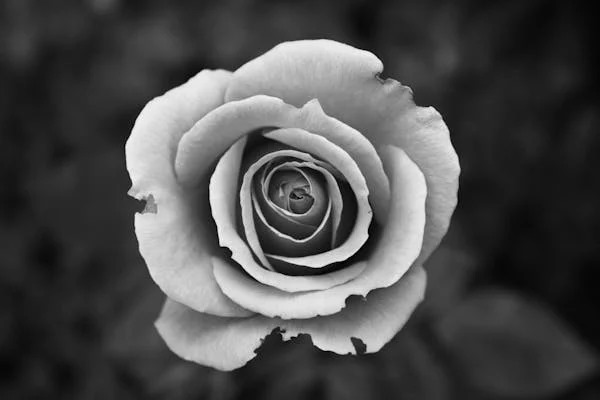
#> input picture DIPLAB/FT1.jpg, 600 x 400 px, found by its file name
$ python DIP7.py   (older library calls are emulated)
#> lines starting #> are read from the running program, lines starting #| are printed output that depends on the picture; after the words box and inside, x2 and y2 are one past the last pixel; in counts of white or black regions, pixels touching at a corner belong together
import cv2
import numpy as np
import matplotlib.pyplot as plt

def edge_detection(image_path):
    # Load image in grayscale
#> called with image_path = 'D:\\DIPLAB\\FT1.jpg'
    img = cv2.imread(r"D:\DIPLAB\FT1.jpg", cv2.IMREAD_GRAYSCALE)
#> img is the input picture: shape (400, 600); min 0, max 253, mean 76.7

    # Apply Sobel operator
    sobel_x = cv2.Sobel(img, cv2.CV_64F, 1, 0, ksize=3)
    sobel_y = cv2.Sobel(img, cv2.CV_64F, 0, 1, ksize=3)
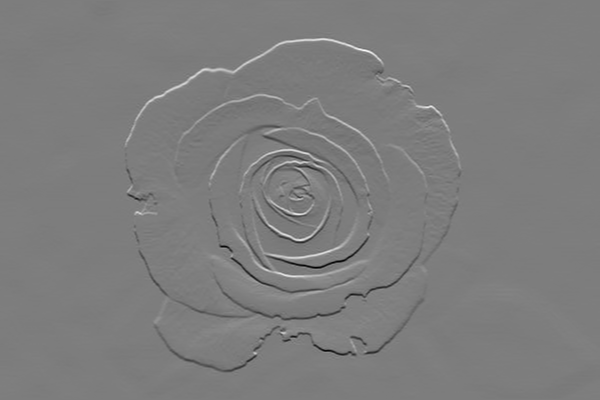
#> sobel_y: shape (400, 600) float64; min -904, max 933, mean 0; drawn with min black and max white
    sobel = cv2.magnitude(sobel_x, sobel_y)
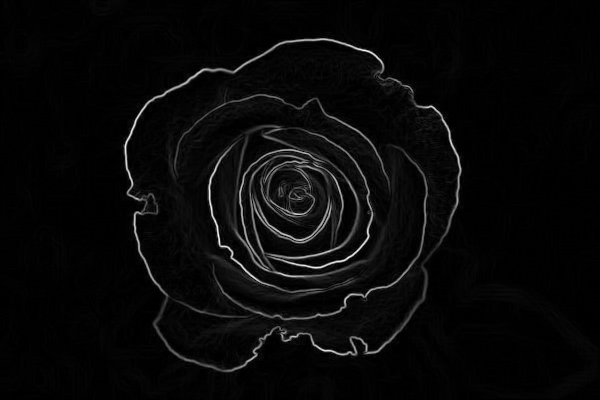
#> sobel: shape (400, 600) float64; min 0, max 950.1, mean 32.9; drawn with min black and max white

    # Apply Prewitt operator
    prewitt_x = cv2.filter2D(img, -1, np.array([[-1, 0, 1], [-1, 0, 1], [-1, 0, 1]]))
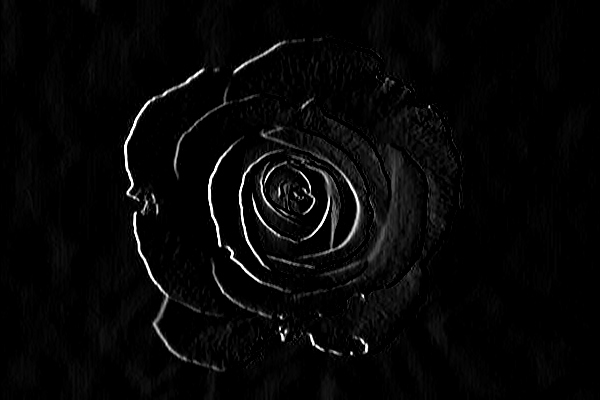
#> prewitt_x: shape (400, 600); min 0, max 255, mean 6.8
    prewitt_y = cv2.filter2D(img, -1, np.array([[-1, -1, -1], [0, 0, 0], [1, 1, 1]]))
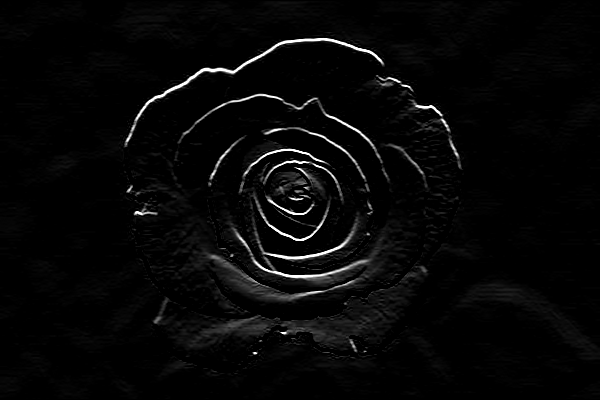
#> prewitt_y: shape (400, 600); min 0, max 255, mean 7.2
    prewitt = cv2.magnitude(prewitt_x.astype(np.float64), prewitt_y.astype(np.float64))
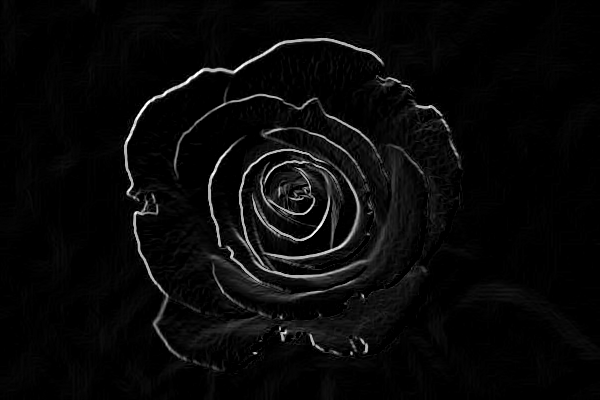
#> prewitt: shape (400, 600) float64; min 0, max 360.6, mean 12.6; drawn with min black and max white

    # Apply Canny edge detection
    canny = cv2.Canny(img, 100, 200)
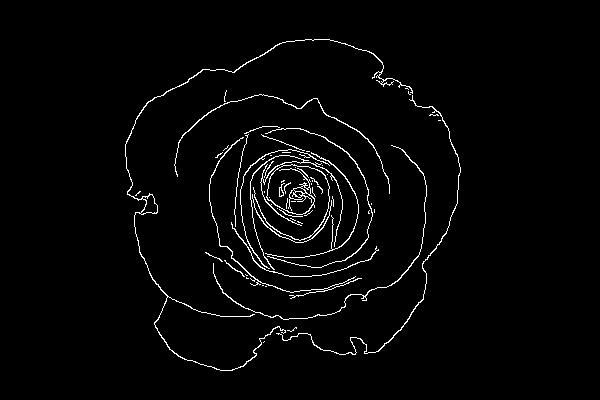
#> canny: shape (400, 600); 2.4% white in thin lines or dots, all inside (x1, y1, x2, y2) = (125, 39, 461, 371)

    # Apply Laplacian operator
    laplacian = cv2.Laplacian(img, cv2.CV_64F)
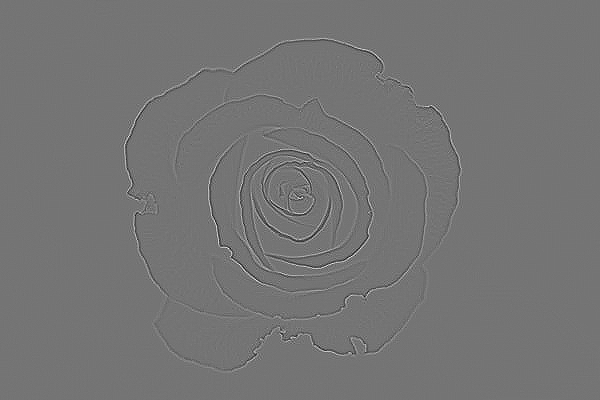
#> laplacian: shape (400, 600) float64; min -243, max 287, mean 0; drawn with min black and max white

    # Display results
    plt.figure(figsize=(12, 8))

    plt.subplot(231), plt.imshow(img, cmap='gray'), plt.title('Original Image')
    plt.subplot(232), plt.imshow(sobel, cmap='gray'), plt.title('Sobel Edge Detection')
    plt.subplot(233), plt.imshow(prewitt, cmap='gray'), plt.title('Prewitt Edge Detection')
    plt.subplot(234), plt.imshow(canny, cmap='gray'), plt.title('Canny Edge Detection')
    plt.subplot(235), plt.imshow(laplacian, cmap='gray'), plt.title('Laplacian Edge Detection')

    plt.tight_layout()
    plt.show()

# Example usage
# Provide a valid image path
edge_detection(r"D:\DIPLAB\FT1.jpg")

$ run again, with DIPLAB/assignment1.jpg copied over DIPLAB/FT1.jpg
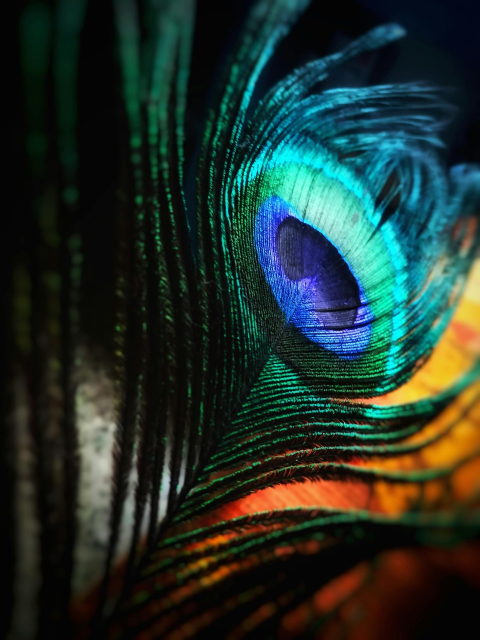
#> input picture DIPLAB/assignment1.jpg, 960 x 1280 px, found by its file name (shown at 1/2 size)
#> in edge_detection, `canny = cv2.Canny(img, 100, 200)`:
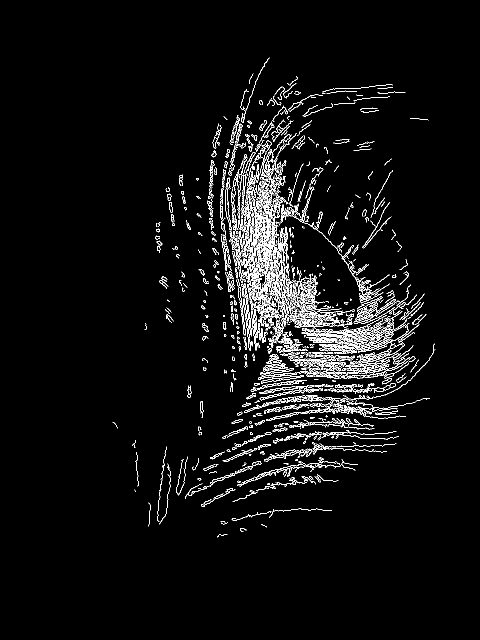
#> canny: shape (1280, 960) (shown at 1/2 size); 3.9% white in thin lines or dots, all inside (x1, y1, x2, y2) = (225, 115, 871, 1075)
#> in edge_detection, `laplacian = cv2.Laplacian(img, cv2.CV_64F)`:
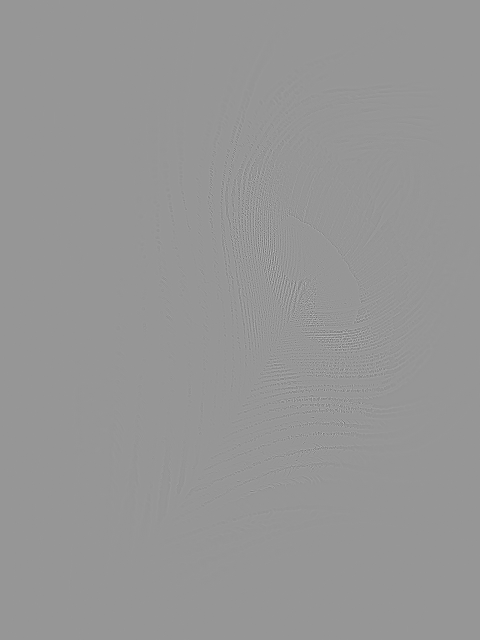
#> laplacian: shape (1280, 960) float64 (shown at 1/2 size); min -586, max 408, mean 0; drawn with min black and max white

$ run again, with DIPLAB/dip.img.jpg copied over DIPLAB/FT1.jpg
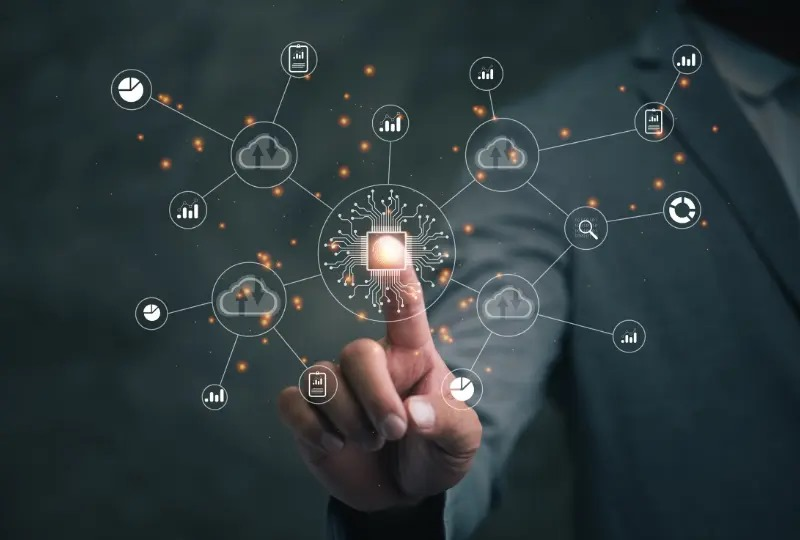
#> input picture DIPLAB/dip.img.jpg, 800 x 540 px, found by its file name
#> in edge_detection, `sobel_y = cv2.Sobel(img, cv2.CV_64F, 0, 1, ksize=3)`:
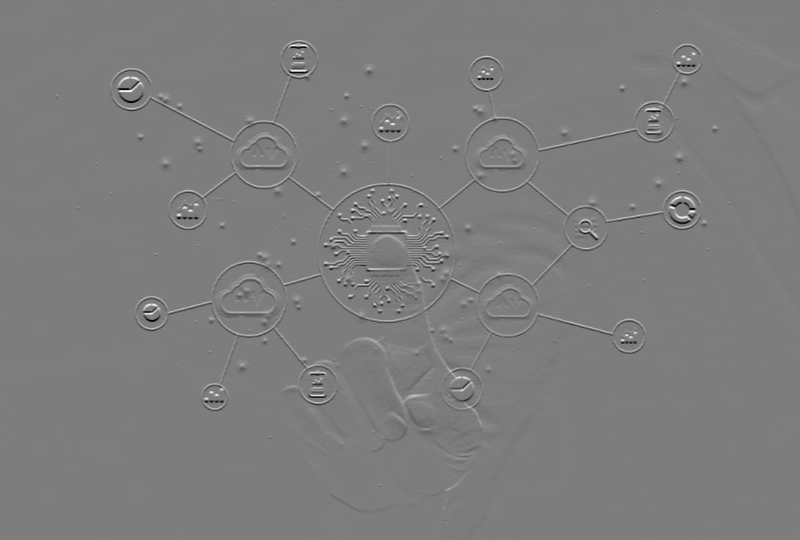
#> sobel_y: shape (540, 800) float64; min -846, max 868, mean -0.2; drawn with min black and max white
#> in edge_detection, `canny = cv2.Canny(img, 100, 200)`:
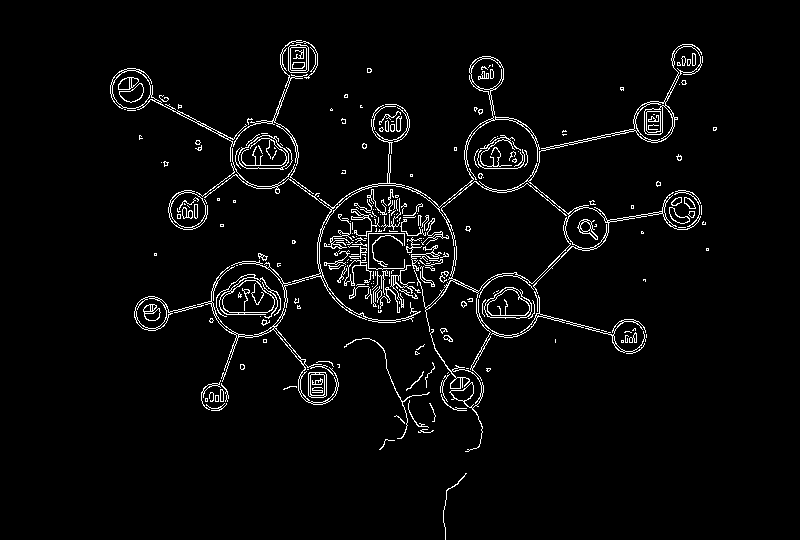
#> canny: shape (540, 800); 3.5% white in thin lines or dots, all inside (x1, y1, x2, y2) = (110, 40, 717, 540)
